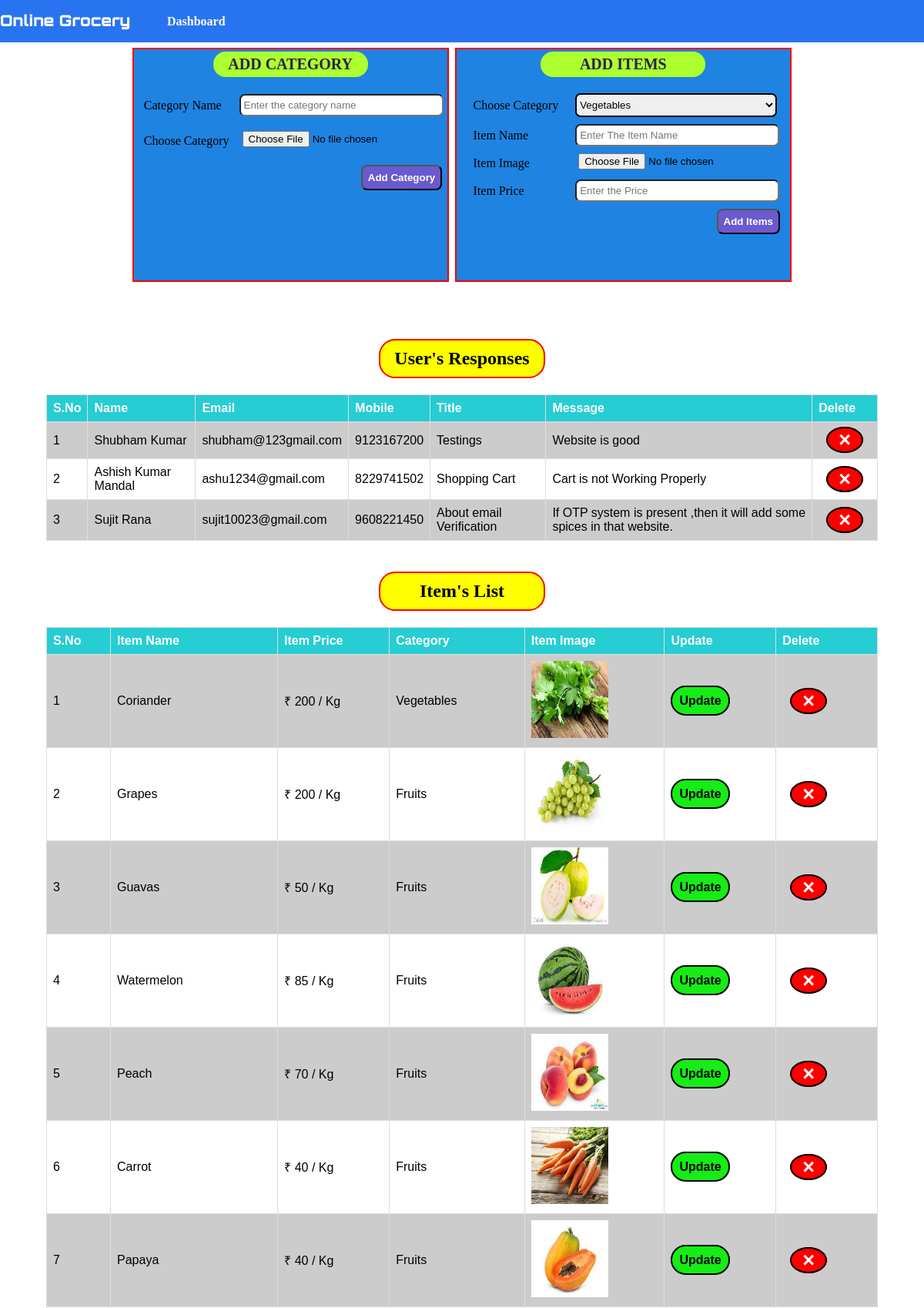
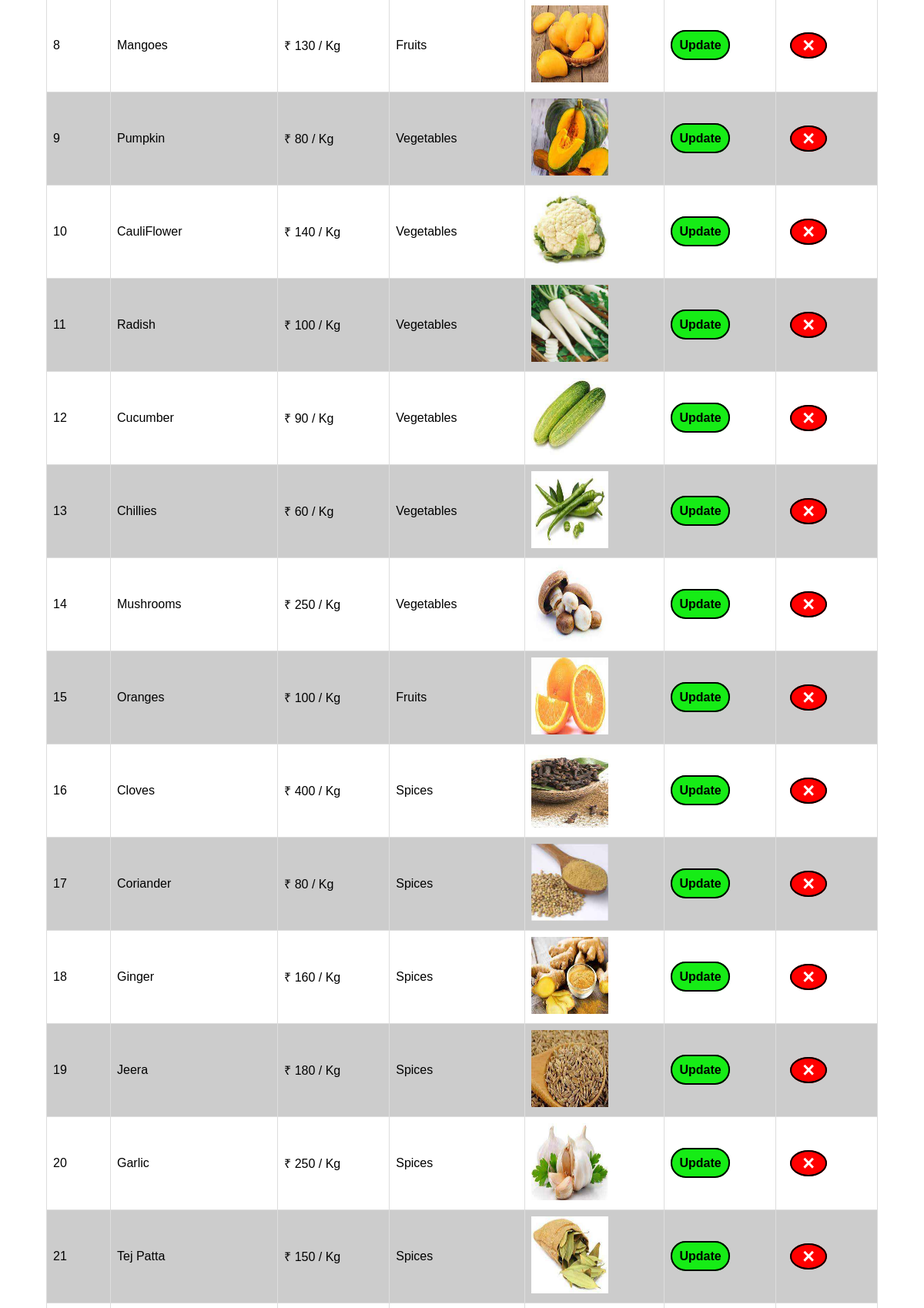
/admin/dashboard.php (signed in, upper part), run on the app's committed database (2 pictures, top to bottom).
### tables this page shows
CREATE TABLE `msgs` (
  `id` int(10) NOT NULL,
  `name` varchar(30) NOT NULL,
  `email` varchar(30) NOT NULL,
  `mobno` varchar(10) NOT NULL,
  `message` varchar(30) NOT NULL,
  `details` varchar(200) NOT NULL
);

CREATE TABLE `items` (
  `item_id` int(11) NOT NULL,
  `item_name` varchar(30) NOT NULL,
  `item_img` varchar(50) NOT NULL,
  `item_price` decimal(10,0) NOT NULL,
  `item_category` int(6) NOT NULL
);

CREATE TABLE `category` (
  `cat_id` int(6) NOT NULL,
  `cat_name` varchar(30) NOT NULL,
  `cat_img` varchar(50) NOT NULL
);

### admin/dashboard.php (the view, shortened to what this page needs)
<?php include_once('header.php'); ?>
<section class="contact">
	<container class="categoryForm">
	  <div class="categoryDiv">
          <form action="" method="post" enctype="multipart/form-data">
          <table>
               <thead>
                   <caption>ADD CATEGORY</caption>
               </thead>
              <tr>
                <td><label for="catname"> Category Name</label></td>
                <td><input type="text" name="cat_name" placeholder="Enter the category name" id="catname"></td>
              </tr>
              <tr>
                  <td><label for="">Choose Category</label></td>
                  <td><input type="file" name="cat_img"></td>
              </tr>
          </table>
             <input type="submit" value="Add Category" name="add_category" id="addcat">
	     </form>
	    </div>
	  </container>
	<container class="itemForm">
        <div class="itemDiv">
        <form action="" method="post" enctype="multipart/form-data">
          <table>
              <tr>
                 <thead>
                   <caption>ADD ITEMS</caption>
                  </thead>
                  <td><label for="cat">Choose Category</label></td>
                  <td>
                  <select id="category" name="category" required>
				  <?php
					$query = mysqli_query($conn, "SELECT * FROM category ");
					while ($row = mysqli_fetch_array($query)){
						echo "<option value=".$row['cat_id'].">".$row['cat_name']."</option>";
					}
				  ?>
			      </select>
                  </td>
             </tr>
              <tr>
                  <td>
                     <label for="itm_name">Item Name</label>
                  </td>
                  <td>
                    <input type="text" placeholder="Enter The Item Name" name="item_name" id="itm_name">
                  </td>
              </tr>
              <tr>
                  <td>
                    <label for="itm_img">Item Image</label>
                  </td>
                  <td>
                     <input type="file" name="item_img">
                  </td>
              </tr>
              <tr>
                  <td>
                     <label for="itm_price">Item Price</label>
                  </td>
                  <td>
                  <input type="number" min="0" placeholder="Enter the Price" name="item_price" id="itm_price">
                  </td>
              </tr>
          </table>
          <input type="submit" value="Add Items" name="add_item" id="additm">
        </form>
     </div>
	</container>
</section>
<section class="usermsg">
         <div class="contain">
           <h2>User's Responses</h2>
         <table class="users">
             <tr>
               <th>S.No</th>
               <th>Name</th>
               <th>Email</th>
               <th>Mobile</th>
               <th>Title</th>
               <th>Message</th>
               <th>Delete</th>
             </tr>
             <?php
                    $query = mysqli_query($conn, "SELECT * FROM  msgs");
                    $i=1;
                    while ($row = mysqli_fetch_array($query)){
              ?>
             <tr>
                <td><?php echo $i; ?></td>
                <td><?php echo $row['name'];?></td>
                <td><?php echo $row['email'];?></td>
                <td><?php echo $row['mobno'];?></td>
                <td><?php echo $row['message'];?></td>
                <td><?php echo $row['details'];?></td>
                <td><a id="delete"href="delete_msg.php?id=<?php echo $row['id']; ?>">&times;</a></td>
             </tr>
            <?php $i++; } ?>
         </table>
         </div>
</section>
<section class="usermsg">
         <div class="contain">
           <h2>Item's List</h2>
         <table class="users">
             <tr>
               <th>S.No</th>
               <th>Item Name</th>
               <th>Item Price</th>
               <th>Category</th>
               <th>Item Image</th>
               <th>Update</th>
               <th>Delete</th>
             </tr>
             <?php
                    $query = mysqli_query($conn, "SELECT * FROM items,category WHERE items.item_category=category.cat_id");
                    $i=1;
                    while ($row = mysqli_fetch_array($query)){
              ?>
             <tr>
                <td><?php echo $i; ?></td>
                <td><?php echo $row['item_name'];?></td>
                <td>&#8377; <?php echo $row['item_price'];?> / Kg</td>
                <td><?php echo $row['cat_name'];?></td>
                <td><img width="100" height="100" src="../items/<?php echo $row['item_img'];?>" alt=""></td>
                <td><a id="update"href="update_items.php?id=<?php echo $row['item_id'];?>">Update</a></td>
                <td><a id="delete"href="delete_items.php?id=<?php echo $row['item_id']; ?>">&times;</a></td>
             </tr>
            <?php $i++; } ?>
         </table>
         </div>
</section>
<?php include_once('footer.php'); ?>

### css/style.css (style rules this page uses)
* { margin:0; padding:0; }
.contact { display: flex; justify-content: center; margin-bottom: 70px; }
.categoryForm .categoryDiv,.itemForm .itemDiv { display: flex; justify-content: center; margin: 4px; height: 300px; border: 2px red solid; background-color: rgba(14, 122, 223, 0.931); }
.itemForm .itemDiv #category { width: 102%; height: 31px; border-radius: 7px; border: 2px black solid; }
.categoryForm .categoryDiv table { border-spacing: 13px 19px }
.itemForm .itemDiv table { border-spacing: 22px 9px; }
.categoryForm .categoryDiv table caption,.itemForm .itemDiv table caption { text-align: center; font-size: 20px; background-color: greenyellow; color: #2b2150; font-weight: bold; width: 47%; margin: 3px auto; padding: 5px; border-radius: 16px; }
.categoryForm .categoryDiv table input { width: 100%; height: 25px; padding-left: 4px; border-radius: 7px }
.itemForm .itemDiv table input { width: 100%; height:25px; padding-left: 4px; border-radius: 7px }
#additm { margin-left: 338px; }
#addcat { margin-left: 295px; }
#additm ,#addcat { padding: 7px; background-color: slateblue; color: white; font-weight: bold; border-radius: 8px; }
.usermsg { margin-bottom: 40px; }
.usermsg .contain h2 { text-align: center; margin: 21px auto; background: yellow; width: 16%; padding: 10px; border-radius: 21px; border: 2px red solid; }
.usermsg .contain .users { font-family: Arial, Helvetica, sans-serif; border-collapse: collapse; width: 90%; margin: 0px auto; }
.users th { padding-top: 12px; padding-bottom: 12px; text-align: left; background-color: #26cdd3; color: white; }
.users td,.users th { border: 1px solid #ddd; padding: 8px; }
.users tr:nth-child(even) { background-color: #ccc; }
#update { text-decoration: none; border: 2px black solid; padding: 9px; background: rgb(22 236 22); color:black; font-weight: bold; border-radius: 20px; }
#delete { text-decoration: none; border: 2px black solid; padding: 0px 14px; border-radius: 50%; background: red; color: white; font-weight: bold; margin: 10px; font-size: 27px; }

### data on the page
msgs: name "Shubham Kumar", email "shubham@123gmail.com", mobno "9123167200", message "Testings", details "Website is good"
msgs: name "Ashish Kumar Mandal", email "ashu1234@gmail.com", mobno "8229741502", message "Shopping Cart", details "Cart is not Working Properly"
msgs: name "Sujit Rana", email "sujit10023@gmail.com", mobno "9608221450", message "About email Verification", details "If OTP system is present ,then it will add some spices in that website."
items: item_name "Coriander", item_price "200", item_category.cat_name "Vegetables", item_img (picture)
items: item_name "Grapes", item_price "200", item_category.cat_name "Fruits", item_img (picture)
items: item_name "Guavas", item_price "50", item_category.cat_name "Fruits", item_img (picture)
items: item_name "Watermelon", item_price "85", item_category.cat_name "Fruits", item_img (picture)
items: item_name "Peach", item_price "70", item_category.cat_name "Fruits", item_img (picture)
items: item_name "Carrot", item_price "40", item_category.cat_name "Fruits", item_img (picture)
items: item_name "Papaya", item_price "40", item_category.cat_name "Fruits", item_img (picture)
items: item_name "Mangoes", item_price "130", item_category.cat_name "Fruits", item_img (picture)
items: item_name "Pumpkin", item_price "80", item_category.cat_name "Vegetables", item_img (picture)
items: item_name "CauliFlower", item_price "140", item_category.cat_name "Vegetables", item_img (picture)
items: item_name "Radish", item_price "100", item_category.cat_name "Vegetables", item_img (picture)
items: item_name "Cucumber", item_price "90", item_category.cat_name "Vegetables", item_img (picture)
items: item_name "Chillies", item_price "60", item_category.cat_name "Vegetables", item_img (picture)
items: item_name "Mushrooms", item_price "250", item_category.cat_name "Vegetables", item_img (picture)
items: item_name "Oranges", item_price "100", item_category.cat_name "Fruits", item_img (picture)
items: item_name "Cloves", item_price "400", item_category.cat_name "Spices", item_img (picture)
items: item_name "Coriander", item_price "80", item_category.cat_name "Spices", item_img (picture)
items: item_name "Ginger", item_price "160", item_category.cat_name "Spices", item_img (picture)
items: item_name "Jeera", item_price "180", item_category.cat_name "Spices", item_img (picture)
items: item_name "Garlic", item_price "250", item_category.cat_name "Spices", item_img (picture)
items: item_name "Tej Patta", item_price "150", item_category.cat_name "Spices", item_img (picture)

### other printed values
form field category "Vegetables"
